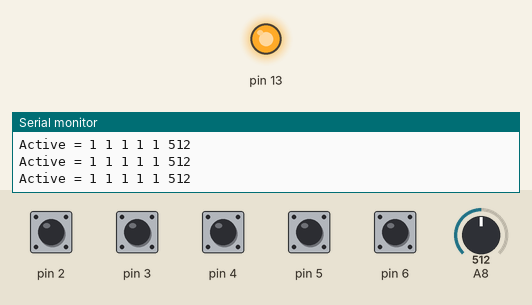
Recording of a sketch running on a simulated Arduino Mega 2560, built with avr-gcc and run on an emulated ATmega2560. Parts: output pins drawn as LEDs (lit = HIGH), the last lines printed to the serial monitor. The inputs (shaded band) are chosen by the test bench; at power-on: pin 2–6 HIGH, A8 = 512.

Above: at 1.2 s.
1.3 s: pin 2 pulled LOW for 0.15 s
At 1.39 s:
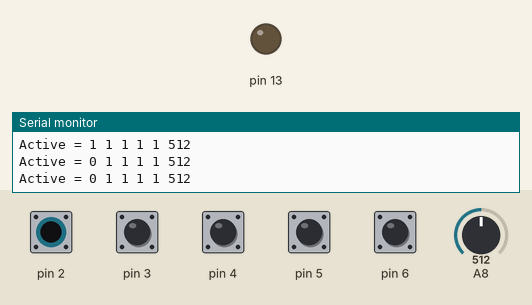
2.9 s: A8 set to 109
5.9 s: A8 set to 95
Timing chart, 0 to 8.9 s (numbered marks = the images above; inputs shaded):
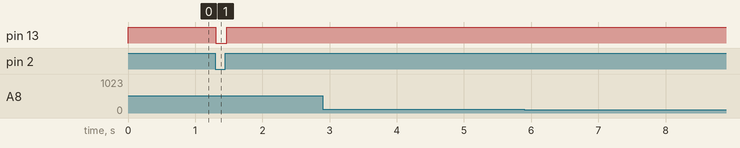

The sketch:

radio_voiture.ino
```cpp
/////////////////////////////////////////
//RADIO DE LA CADILLAC

/////////////////////////////////////////

void setup() {
  pinMode(13, OUTPUT);
  pinMode(2, INPUT_PULLUP);
  pinMode(3, INPUT_PULLUP);
  pinMode(4, INPUT_PULLUP);
  pinMode(5, INPUT_PULLUP);
  pinMode(6, INPUT_PULLUP);
  Serial.begin(9600);
}

void loop() {
  digitalWrite(13, digitalRead(2));

  Serial.print("Active = ");
  for (int i = 2; i < 7; i++) {
    Serial.print(digitalRead(i));
    Serial.print(" ");
  }
  Serial.println(analogRead(A8));
  Serial.println();


  delay(25);
}
```

Measured:
- after the input at 1.3 s, pin 13: HIGH → LOW at once, → HIGH 0.16 s later
